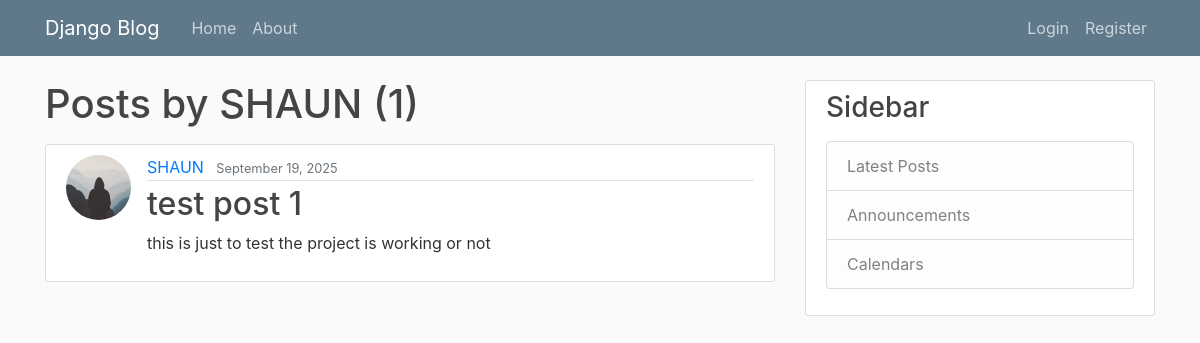
Page /user/SHAUN on the committed database.
### blog/models.py (models this page shows, shortened)
class Post(models.Model):
    title = models.CharField(max_length=100)
    content = models.TextField()
    date_posted = models.DateTimeField(default=timezone.now)
    author = models.ForeignKey(User, on_delete=models.CASCADE)

### users/models.py (models this page shows, shortened)
class Profile(models.Model):
    user = models.OneToOneField(User, on_delete=models.CASCADE)
    image = models.ImageField(default='default.jpg', upload_to='profile_pics')

### blog/views.py (the view)
# urls.py: path('user/<str:username>', UserPostListView.as_view(), name='user-posts'),
class UserPostListView(ListView):
    model = Post
    template_name = 'blog/user_posts.html'  # <app>/<model>_<viewtype>.html
    context_object_name = 'posts'
    paginate_by = 5
    def get_queryset(self):
        user = get_object_or_404(User, username=self.kwargs.get('username'))
        return Post.objects.filter(author=user).order_by('-date_posted')

### blog/templates/blog/user_posts.html (shortened to what this page needs)
{% extends "blog/base.html" %}
{% block content %}
    <h1 class="mb-3">Posts by {{ view.kwargs.username }} ({{ page_obj.paginator.count }})</h1>
    {% for post in posts %}
        <article class="media content-section">
          <img class="rounded-circle article-img" src="{{ post.author.profile.image.url }}">
          <div class="media-body">
            <div class="article-metadata">
              <a class="mr-2" href="{% url 'user-posts' post.author.username %}">{{ post.author }}</a>
              <small class="text-muted">{{ post.date_posted|date:"F d, Y" }}</small>
            </div>
            <h2><a class="article-title" href="{% url 'post-detail' post.id %}">{{ post.title }}</a></h2>
            <p class="article-content">{{ post.content }}</p>
          </div>
        </article>
    {% endfor %}
{% endblock content %}

### blog/static/blog/main.css (style rules this page uses)
body { background: #fafafa; color: #333333; margin-top: 5rem; }
h1, h2, h3, h4, h5, h6 { color: #444444; }
.content-section { background: #ffffff; padding: 10px 20px; border: 1px solid #dddddd; border-radius: 3px; margin-bottom: 20px; }
.article-title { color: #444444; }
.article-content { white-space: pre-line; }
.article-img { height: 65px; width: 65px; margin-right: 16px; }
.article-metadata { padding-bottom: 1px; margin-bottom: 4px; border-bottom: 1px solid #e3e3e3 }

### rows in the picture
Post: author.profile.image (placeholder picture), author "SHAUN", date_posted "September 19, 2025", title "test post 1", content "this is just to test the project is working or not"

### other values in the picture
{{ view.kwargs.username }} "SHAUN"
{{ page_obj.paginator.count }} "1"
